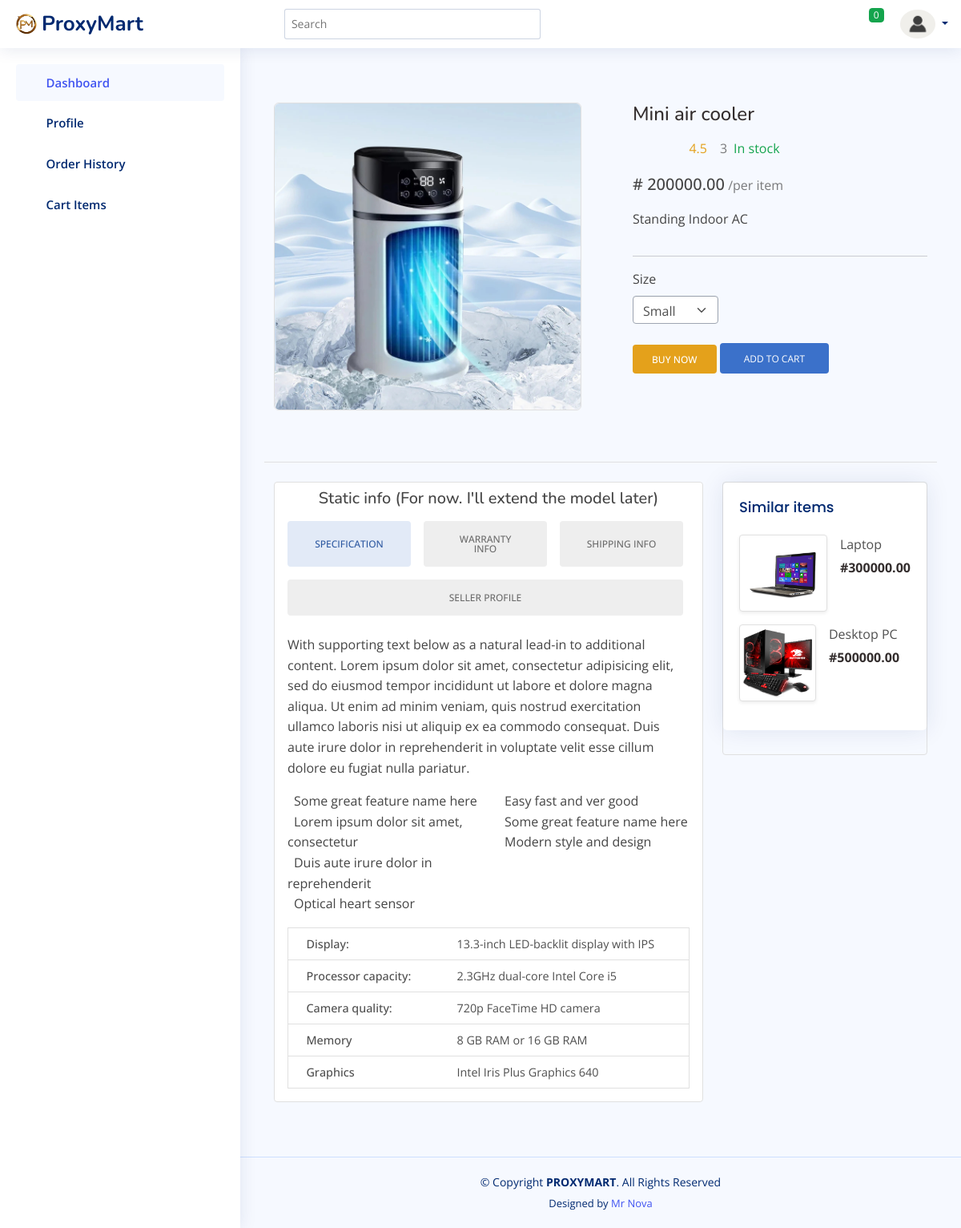
The page /products/9/ on the database its author committed.
### products/models.py (models this page shows, shortened)
class Product(models.Model):
    name = models.CharField(max_length=255, verbose_name="Product Name")
    description = models.TextField(blank=True, null=True, verbose_name="Description")
    price = models.DecimalField(max_digits=10, decimal_places=2, verbose_name="Price")
    images = models.ImageField(upload_to='products/', verbose_name="Product Image")
    quantity = models.PositiveIntegerField(verbose_name="Quantity")
    category = models.ForeignKey(Category, on_delete=models.CASCADE, related_name='products', verbose_name="Category")
    specifications = models.JSONField(default=dict, blank=True, verbose_name="Specifications")
    class Meta:
        verbose_name = "Product"
        verbose_name_plural = "Products"

### products/views.py (the view)
# urls.py: path('<int:pk>/', views.product_detail, name='product_detail'),
def product_detail(request, pk):
    site_settings = SiteSettings.objects.first()
    product = get_object_or_404(Product, pk=pk)
    related_products = Product.objects.filter(category=product.category).exclude(pk=pk)[:5]  # Limit to 5 related products for example
    return render(request, 'products/product_detail.html', {
        'product': product,
        'related_products': related_products,
        'site_settings': site_settings,
    })

### cart/context_processors.py (called while the page is built)
def cart_item_count(request):
    if request.user.is_authenticated:
        try:
            cart = Cart.objects.get(user=request.user)
            item_count = cart.items.count()
        except Cart.DoesNotExist:
            item_count = 0
    else:
        item_count = 0
    return {'cart_item_count': item_count}

### core/context_processors.py (called while the page is built)
def categories(request):
    return {
        'categories': Category.objects.all()
    }

### products/templates/products/product_detail.html (shortened to what this page needs)
{% extends 'products/base.html' %}
{% block content %}
    <section class="py-5">
        <div class="container">
          <div class="row gx-5">
            <aside class="col-lg-6">
              <div class="border rounded-4 mb-3 d-flex justify-content-center">
                <img style="max-width: 100%; max-height: 100vh; margin: auto;" class="rounded-4 fit" src="{{ product.images.url }}" />
              </div>
            </aside>
            <main class="col-lg-6">
              <div class="ps-lg-3">
                <h4 class="title text-dark">
                    {{ product.name }}
                </h4>
                <div class="d-flex flex-row my-3">
                  <div class="text-warning mb-1 me-2">
                    <i class="bi bi-star"></i>
                    <i class="bi bi-star"></i>
                    <i class="bi bi-star"></i>
                    <i class="bi bi-star"></i>
                    <span class="ms-1">
                      4.5
                    </span>
                  </div>
                  <span class="text-muted">{{ product.quantity }} </span>
                  <span class="text-success ms-2">In stock</span>
                </div>
                <div class="mb-3">
                  <span class="h5"># {{ product.price }}</span>
                  <span class="text-muted">/per item</span>
                </div>
                <p>
                    {{ product.description }}
                </p>
                <hr />
                <div class="row mb-4">
                  <div class="col-md-4 col-6">
                    <label class="mb-2">Size</label>
                    <select class="form-select border border-secondary" style="height: 35px;">
                      <option>Small</option>
                    </select>
                  </div>
                </div>
                <a href="{% url 'orders:buy_now' product.id %}" class="btn btn-warning shadow-0"> Buy now </a>
                <a class="btn btn-primary shadow-0">
                    <form method="post" action="{% url 'add_to_cart' product.id %}">
                        <button type="submit" class="bg-transparent d-inline text-white" style="border: 0;">ADD TO CART</button>
                    </form>
                </a>
              </div>
            </main>
          </div>
        </div>
      </section>
      <section class=" border-top py-4">
        <div class="container">
          <div class="row gx-4">
            <div class="col-lg-8 mb-4">
              <div class="border rounded-2 px-3 py-2 bg-white">
                <h5 class="text-center">Static info (For now. I'll extend the model later)</h5>
                <ul class="nav nav-pills nav-justified mb-3" id="ex1" role="tablist">
                  <li class="nav-item d-flex" role="presentation">
                    <a class="nav-link d-flex align-items-center justify-content-center w-100 active" id="ex1-tab-1" data-mdb-toggle="pill" href="#ex1-pills-1" role="tab" aria-controls="ex1-pills-1" aria-selected="true">Specification</a>
                  </li>
                  <li class="nav-item d-flex" role="presentation">
                    <a class="nav-link d-flex align-items-center justify-content-center w-100" id="ex1-tab-2" data-mdb-toggle="pill" href="#ex1-pills-2" role="tab" aria-controls="ex1-pills-2" aria-selected="false">Warranty info</a>
                  </li>
                  <li class="nav-item d-flex" role="presentation">
                    <a class="nav-link d-flex align-items-center justify-content-center w-100" id="ex1-tab-3" data-mdb-toggle="pill" href="#ex1-pills-3" role="tab" aria-controls="ex1-pills-3" aria-selected="false">Shipping info</a>
                  </li>
                  <li class="nav-item d-flex" role="presentation">
                    <a class="nav-link d-flex align-items-center justify-content-center w-100" id="ex1-tab-4" data-mdb-toggle="pill" href="#ex1-pills-4" role="tab" aria-controls="ex1-pills-4" aria-selected="false">Seller profile</a>
                  </li>
                </ul>
                <div class="tab-content" id="ex1-content">
                  <div class="tab-pane fade show active" id="ex1-pills-1" role="tabpanel" aria-labelledby="ex1-tab-1">
                    <p>
                      With supporting text below as a natural lead-in to additional content. Lorem ipsum dolor sit amet, consectetur adipisicing elit, sed do eiusmod tempor incididunt ut labore et dolore magna aliqua. Ut
                      enim ad minim veniam, quis nostrud exercitation ullamco laboris nisi ut aliquip ex ea commodo consequat. Duis aute irure dolor in reprehenderit in voluptate velit esse cillum dolore eu fugiat nulla
                      pariatur.
                    </p>
                    <div class="row mb-2">
                      <div class="col-12 col-md-6">
                        <ul class="list-unstyled mb-0">
                          <li>Some great feature name here</li>
                          <li>Lorem ipsum dolor sit amet, consectetur</li>
                          <li>Duis aute irure dolor in reprehenderit</li>
                          <li>Optical heart sensor</li>
                        </ul>
                      </div>
                      <div class="col-12 col-md-6 mb-0">
                        <ul class="list-unstyled">
                          <li>Easy fast and ver good</li>
                          <li>Some great feature name here</li>
                          <li>Modern style and design</li>
                        </ul>
                      </div>
                    </div>
                    <table class="table border mt-3 mb-2">
                      <tr>
                        <th class="py-2">Display:</th>
                        <td class="py-2">13.3-inch LED-backlit display with IPS</td>
                      </tr>
                      <tr>
                        <th class="py-2">Processor capacity:</th>
                        <td class="py-2">2.3GHz dual-core Intel Core i5</td>
                      </tr>
                      <tr>
                        <th class="py-2">Camera quality:</th>
                        <td class="py-2">720p FaceTime HD camera</td>
                      </tr>
                      <tr>
                        <th class="py-2">Memory</th>
                        <td class="py-2">8 GB RAM or 16 GB RAM</td>
                      </tr>
                      <tr>
                        <th class="py-2">Graphics</th>
                        <td class="py-2">Intel Iris Plus Graphics 640</td>
                      </tr>
                    </table>
                  </div>
                </div>
              </div>
            </div>
            <div class="col-lg-4">
              <div class="px-0 border rounded-2 shadow-0">
                <div class="card">
                  <div class="card-body">
                    <h5 class="card-title">Similar items</h5>
                    {% for related_product in related_products %}
                        <div class="d-flex mb-3">
                        <a href="{% url 'product_detail' related_product.pk %}" class="me-3">
                            <img src="{{ related_product.images.url }}" style="min-width: 96px; height: 96px;" class="img-md img-thumbnail" />
                        </a>
                        <div class="info">
                            <a href="#" class="nav-link mb-1">
                                {{ related_product.name }}
                            </a>
                            <strong class="text-dark"> #{{ related_product.price }}</strong>
                        </div>
                        </div>
                    {% endfor %}
                  </div>
                </div>
              </div>
            </div>
          </div>
        </div>
    </section>
{% endblock %}

### static/assets/css/dashboard-style.css (style rules this page uses)
:root { scroll-behavior: smooth; }
body { font-family: "Open Sans", sans-serif; background: #f6f9ff; color: #444444; }
a { color: #4154f1; text-decoration: none; }
h1, h2, h3, h4, h5, h6 { font-family: "Nunito", sans-serif; }
.card { margin-bottom: 30px; border: none; border-radius: 5px; box-shadow: 0px 0 30px rgba(1, 41, 112, 0.1); }
.card-title { padding: 20px 0 15px 0; font-size: 18px; font-weight: 500; color: #012970; font-family: "Poppins", sans-serif; }
.card-body { padding: 0 20px 20px 20px; }

### rows shown on the page
Product: images (picture), name "Mini air cooler", quantity "3", price "200000.00", description "Standing Indoor AC"
Product: images (picture), name "Laptop", price "300000.00"
Product: images (picture), name "Desktop PC", price "500000.00"

### other values the page prints
{{ cart_item_count }} "0"
